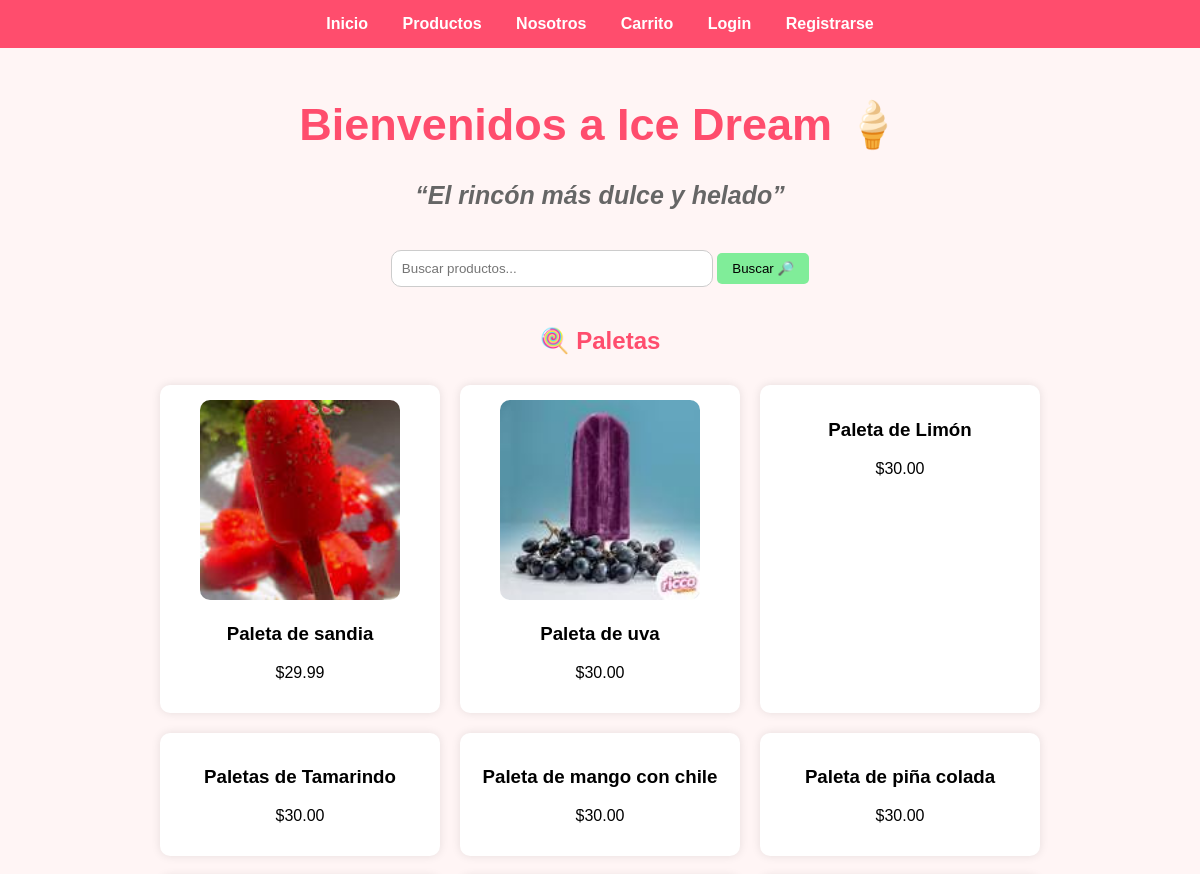
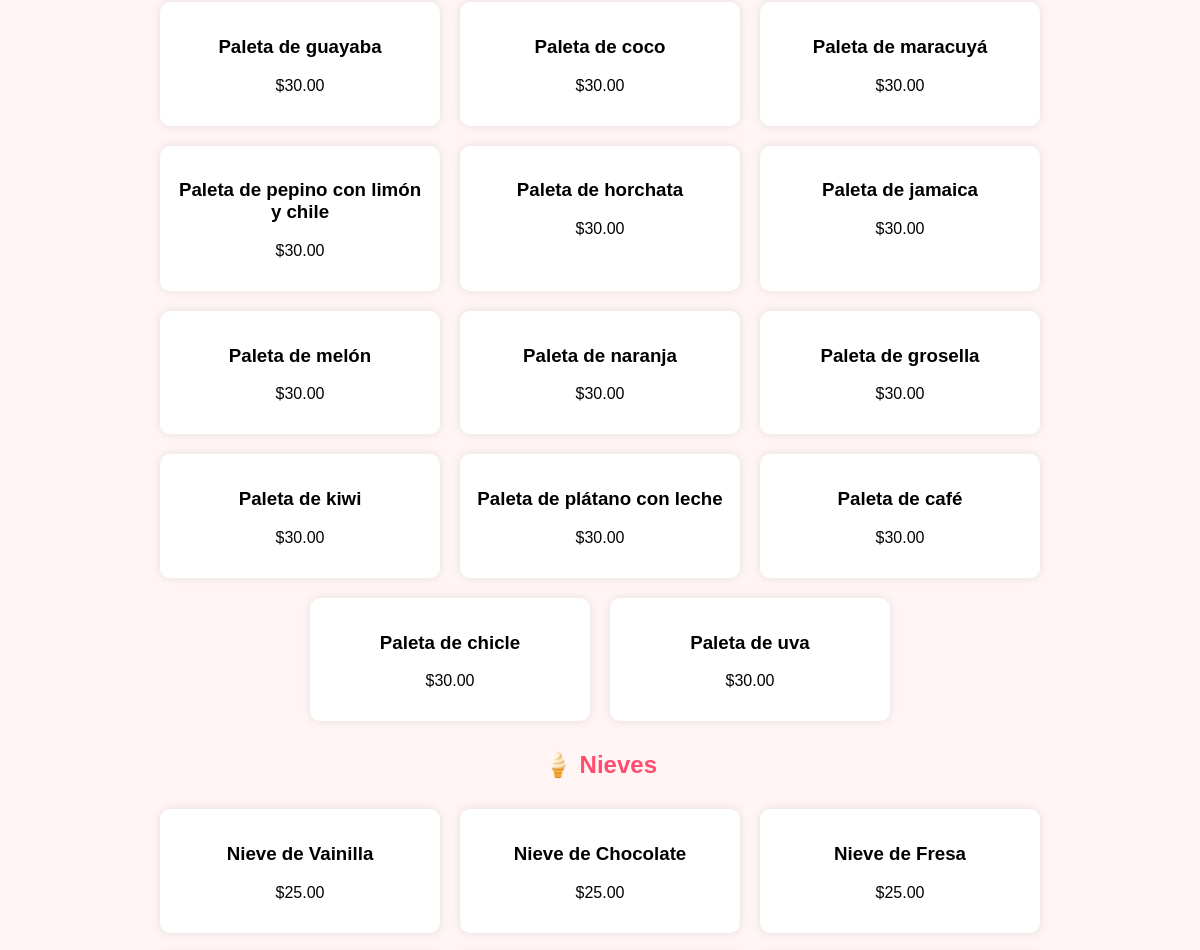
/ (upper part), run on an earlier commit of the app's database (2 pictures, top to bottom).
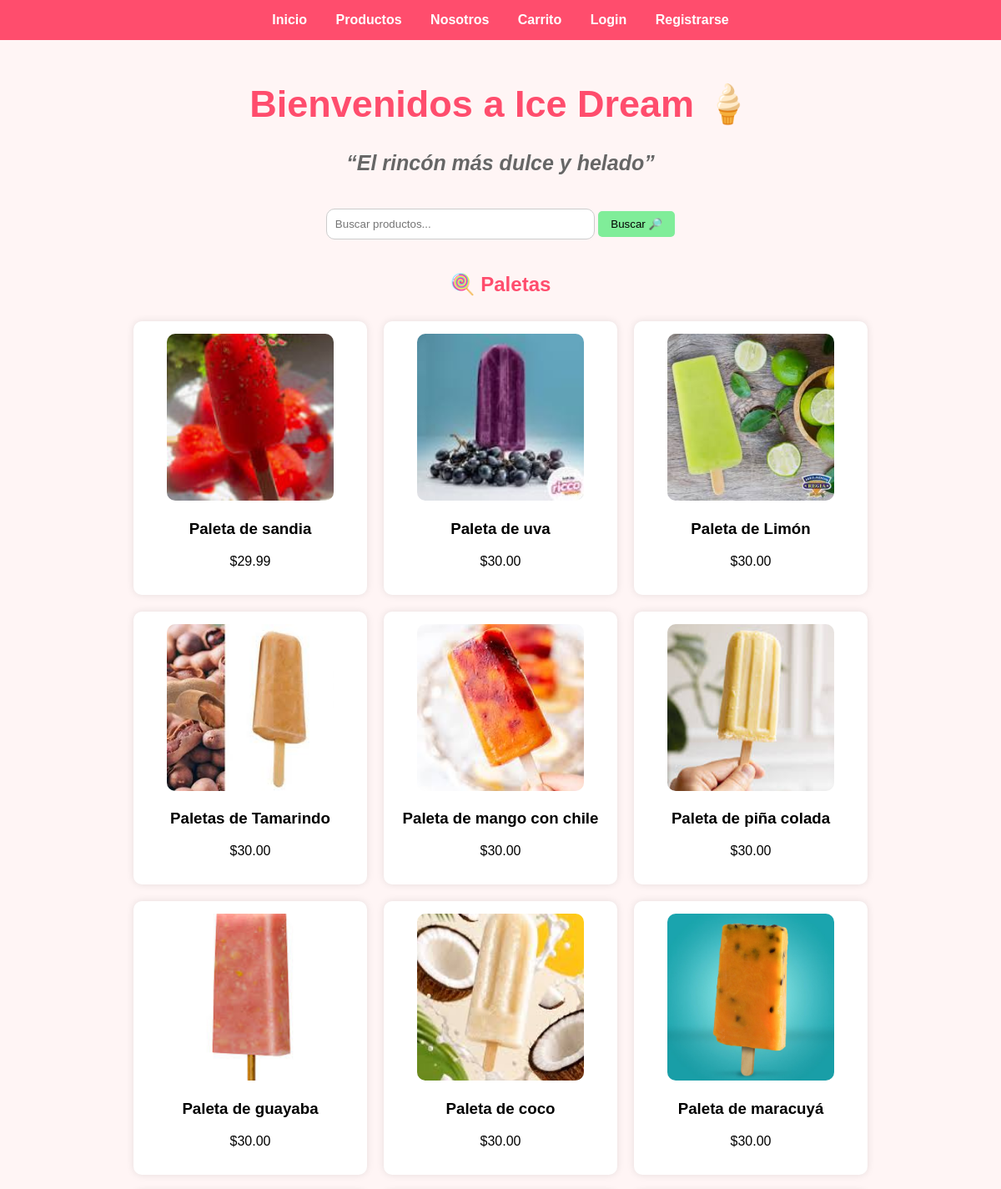
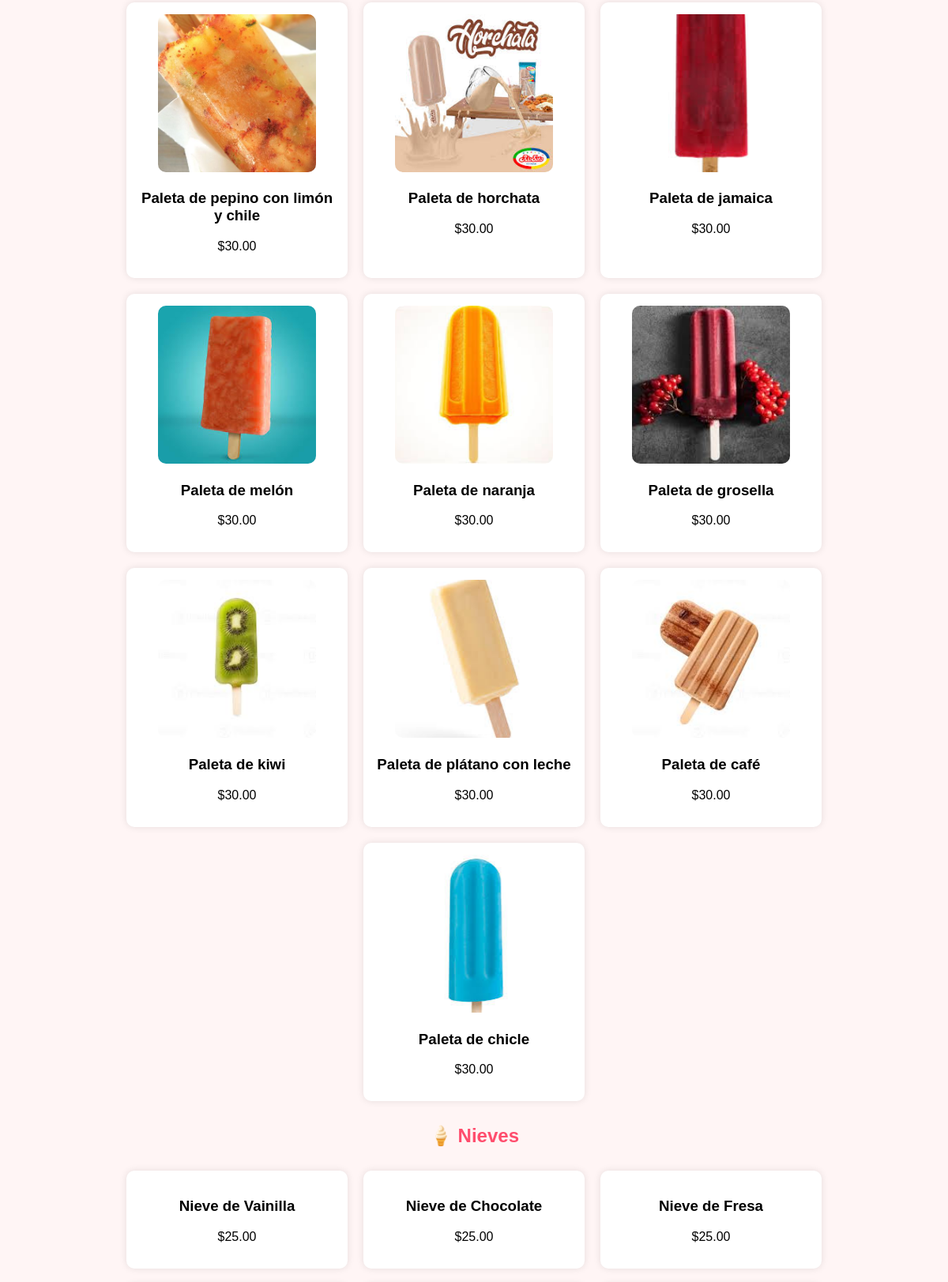
And on a later commit of the database (2 pictures, top to bottom).
### store/models.py (models this page shows, shortened)
class Product(models.Model):
    name = models.CharField(max_length=100)
    description = models.TextField()
    price = models.DecimalField(max_digits=6, decimal_places=2)
    categoria = models.ForeignKey(
    Categoria,
    on_delete=models.CASCADE,
    related_name='productos',
    null=True,
    blank=True
    )
    imagen = models.ImageField(upload_to='productos/', blank=True, null=True)
    disponible = models.BooleanField(default=True)

### store/views.py (the view)
# urls.py: 2. Add a URL to urlpatterns:  path('', views.home, name='home')
def home(request):
    query = request.GET.get('q')
    if query:
        paletas = Product.objects.filter(
            categoria__nombre="Paletas",
            name__icontains=query
        )
        nieves = Product.objects.filter(
            categoria__nombre="Nieves",
            name__icontains=query
        )
        aguas = Product.objects.filter(
            categoria__nombre="Aguas",
            name__icontains=query
        )
        snacks = Product.objects.filter(
            categoria__nombre="Snacks",
            name__icontains=query
        )
    else:
        paletas = Product.objects.filter(categoria__nombre="Paletas")
        nieves = Product.objects.filter(categoria__nombre="Nieves")
        aguas = Product.objects.filter(categoria__nombre="Aguas")
        snacks = Product.objects.filter(categoria__nombre="Snacks")
    context = {
        'paletas': paletas,
        'nieves': nieves,
        'aguas': aguas,
        'snacks': snacks,
    }
    return render(request, 'store/home.html', context)

### store/templates/store/home.html (shortened to what this page needs)
{% extends 'store/base.html' %}
{% block content %}
<h1 style="font-size:45px;">
    Bienvenidos a Ice Dream 🍦
</h1>
<h3 style="
    text-align:center;
    color:#666;
    font-style:italic;
    margin-bottom:40px;
    font-size:25px;
">
    “El rincón más dulce y helado”
</h3>
<form method="GET" style="text-align:center; margin-bottom:40px;">
    <input type="text"
           name="q"
           placeholder="Buscar productos..."
           style="
                padding:10px;
                width:300px;
                border-radius:10px;
                border:1px solid #ccc;
           ">
    <button type="submit">
        Buscar 🔎
    </button>
</form>
<h2>🍭 Paletas</h2>
<div style="display:flex; flex-wrap:wrap; justify-content:center;">
{% for product in paletas %}
<div class="card" style="width:250px; text-align:center;">
    {% if product.imagen %}
        <img src="{{ product.imagen.url }}"
             width="200"
             height="200"
             style="border-radius:10px; object-fit:cover;">
    {% endif %}
    <h3>{{ product.name }}</h3>
    <p>${{ product.price }}</p>
</div>
{% endfor %}
</div>
<h2>🍦 Nieves</h2>
<div style="display:flex; flex-wrap:wrap; justify-content:center;">
{% for product in nieves %}
<div class="card" style="width:250px; text-align:center;">
    <h3>{{ product.name }}</h3>
    <p>${{ product.price }}</p>
</div>
{% endfor %}
</div>
{% endblock %}

### store/templates/store/base.html (shortened to what this page needs)
<!DOCTYPE html>
<html lang="es">
<head>
</head>
<body>
<nav>
    <a href="/">Inicio</a>
    <a href="/productos/">Productos</a>
    <a href="/about/">Nosotros</a>
    <a href="/carrito/">Carrito</a>
    {% if user.is_authenticated %}
        <span style="color:white; margin-left:20px;">
            Hola, {{ user.username }} 👋
        </span>
        <a href="/logout/">Cerrar sesión</a>
    {% else %}
        <a href="/login/">Login</a>
        <a href="/register/">Registrarse</a>
    {% endif %}
</nav>
<div class="container">
    {% block content %}
    {% endblock %}
</div>
</body>
</html>

### store/templates/store/base.html (style rules this page uses)
body { font-family: Arial, sans-serif; background: #fff5f5; margin: 0; }
nav { background: #ff4d6d; padding: 15px; text-align: center; }
nav a { color: white; margin: 0 15px; text-decoration: none; font-weight: bold; }
h1, h2 { text-align: center; color: #ff4d6d; }
.container { padding: 20px; }
.card { background: white; padding: 15px; margin: 10px; border-radius: 10px; box-shadow: 0 0 10px rgba(0,0,0,0.1); }
button { background: #80ed99; border: none; padding: 8px 15px; border-radius: 5px; cursor: pointer; }

What changed in the data, as far as the page shows it:
removed Product: name "Paleta de uva", price "30.00", shown under "🍭 Paletas"
changed Product "Paleta de Limón": imagen: picture added
changed Product "Paletas de Tamarindo": imagen: picture added
changed Product "Paleta de mango con chile": imagen: picture added
changed Product "Paleta de piña colada": imagen: picture added
changed Product "Paleta de guayaba": imagen: picture added
changed Product "Paleta de coco": imagen: picture added
changed Product "Paleta de maracuyá": imagen: picture added
changed Product "Paleta de pepino con limón y chile": imagen: picture added
changed Product "Paleta de horchata": imagen: picture added
changed Product "Paleta de jamaica": imagen: picture added
changed Product "Paleta de melón": imagen: picture added
changed Product "Paleta de naranja": imagen: picture added
changed Product "Paleta de grosella": imagen: picture added
changed Product "Paleta de kiwi": imagen: picture added
changed Product "Paleta de plátano con leche": imagen: picture added
changed Product "Paleta de café": imagen: picture added
changed Product "Paleta de chicle": imagen: picture added
